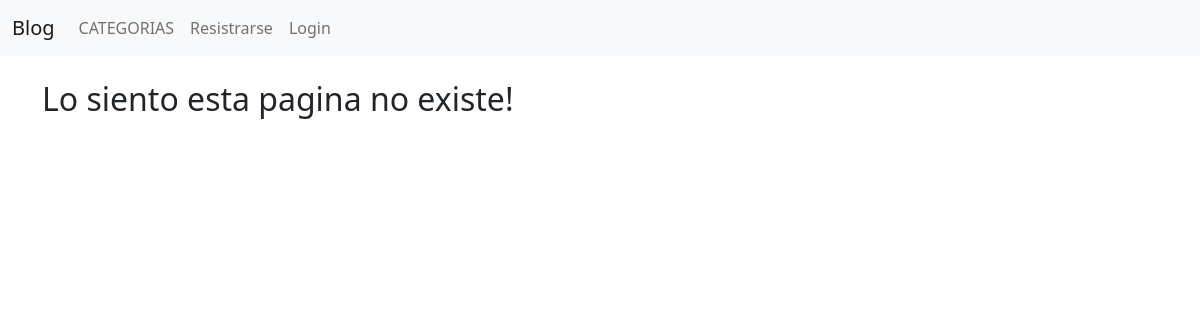
Before: /category/codificando/ with the older database file.
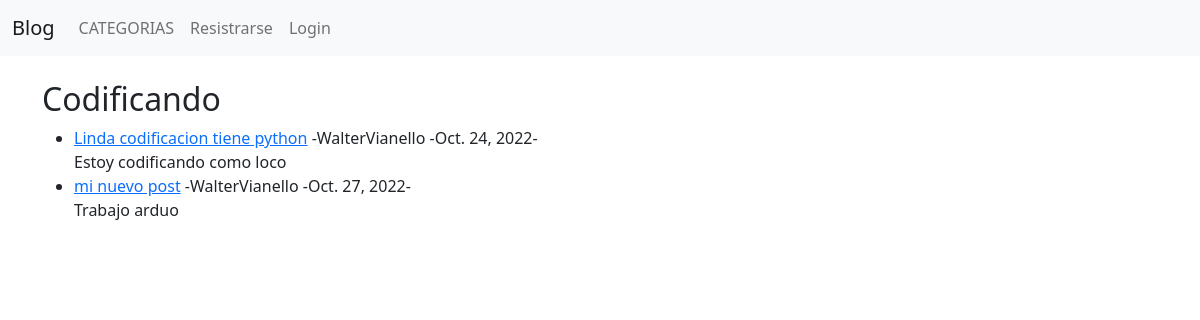
After: the same page with the newer database file.
### theblog/models.py (models this page shows, shortened)
class Post(models.Model):
    title=models.CharField(max_length=255)
    header_image=models.ImageField(null=True,blank=True, upload_to="images/")
    title_tag=models.CharField(max_length=255)
    author=models.ForeignKey(User,on_delete=models.CASCADE)
    body=RichTextField(blank=True, null=True)
    post_date=models.DateField(auto_now_add=True)
    category=models.CharField(max_length=255, default="No categorizado")
    snippet=models.CharField(max_length=255)
    likes=models.ManyToManyField(User, related_name="blog_posts")

### theblog/views.py (the view)
# urls.py: path("category/<str:cats>/",CategoryView,name="category"),
def CategoryView(request,cats):
    category_posts=Post.objects.filter(category=cats.replace("-"," "))
    return render(request, "categories.html",{"cats":cats.title().replace("-"," "),"category_posts":category_posts})

### theblog/templates/categories.html (shortened to what this page needs)
{%extends "base.html"%}
{%block content%}
{%if category_posts%}
    <h2>{{cats}}</h2>
    <ul>
    {%for post in category_posts%}
        <li><a href={%url "article_detail" post.pk%}>{{post.title}}</a>
            -{{post.author.first_name}}{{post.author.last_name}}
            -{{post.post_date}}- <br/>
        {{post.body|slice:":500"|safe}}</li>
    {%endfor%}
</ul>
{%else%}
    <h2>Lo siento esta pagina no existe!</h2>
{%endif%}
{% endblock %}

Changed rows visible on the page:
added Post: title "Linda codificacion tiene python", author.first_name "Walter", author.last_name "Vianello", post_date "Oct. 24, 2022", body "Estoy codificando como loco"
added Post: title "mi nuevo post", author.first_name "Walter", author.last_name "Vianello", post_date "Oct. 27, 2022", body "Trabajo arduo"
Other visible differences:
{{ cats }}: (not shown) → "Codificando"
text no longer shown: "Lo siento esta pagina no existe!"
